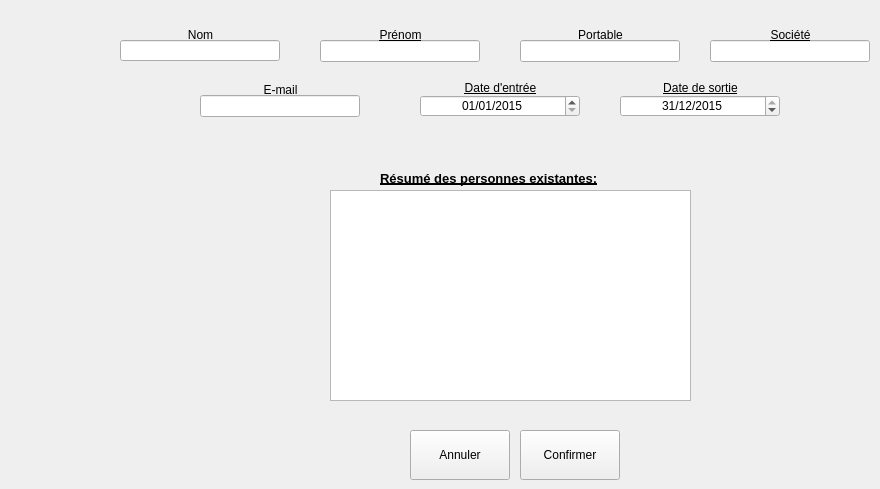
      <widget class="QWidget" name="tbAjouterPersonne">
       <attribute name="title">
        <string>Ajouter une nouvelle personne...</string>
       </attribute>
       <widget class="QTextEdit" name="txtPersonnesExistantes">
        <property name="geometry">
         <rect>
          <x>330</x>
          <y>190</y>
          <width>361</width>
          <height>211</height>
         </rect>
        </property>
       </widget>
       <widget class="QLineEdit" name="societe">
        <property name="geometry">
         <rect>
          <x>710</x>
          <y>40</y>
          <width>160</width>
          <height>22</height>
         </rect>
        </property>
       </widget>
       <widget class="QLabel" name="label_115">
        <property name="geometry">
         <rect>
          <x>120</x>
          <y>25</y>
          <width>161</width>
          <height>20</height>
         </rect>
        </property>
        <property name="font">
         <font>
          <weight>50</weight>
          <bold>false</bold>
          <underline>true</underline>
         </font>
        </property>
        <property name="text">
         <string>Nom</string>
        </property>
        <property name="alignment">
         <set>Qt::AlignCenter</set>
        </property>
       </widget>
       <widget class="QPushButton" name="btAnnulerPersAdd">
        <property name="geometry">
         <rect>
          <x>410</x>
          <y>430</y>
          <width>100</width>
          <height>50</height>
         </rect>
        </property>
        <property name="text">
         <string>Annuler</string>
        </property>
        <property name="icon">
         <iconset>
          <normaloff>C:/Users/Tom/Documents/ECOLE/BTS_IRIS_2/SuPerL/LINUX/FONCTIONNEL_RV1/Projet_Config/ressources/ButtonClose.png</normaloff>C:/Users/Tom/Documents/ECOLE/BTS_IRIS_2/SuPerL/LINUX/FONCTIONNEL_RV1/Projet_Config/ressources/ButtonClose.png</iconset>
        </property>
       </widget>
       <widget class="QLineEdit" name="prenom">
        <property name="geometry">
         <rect>
          <x>320</x>
          <y>40</y>
          <width>160</width>
          <height>22</height>
         </rect>
        </property>
       </widget>
       <widget class="QLineEdit" name="nom">
        <property name="geometry">
         <rect>
          <x>120</x>
          <y>40</y>
          <width>160</width>
          <height>21</height>
         </rect>
        </property>
       </widget>
       <widget class="QPushButton" name="btOkPersAdd">
        <property name="geometry">
         <rect>
          <x>520</x>
          <y>430</y>
          <width>100</width>
          <height>50</height>
         </rect>
        </property>
        <property name="text">
         <string>Confirmer</string>
        </property>
        <property name="icon">
         <iconset>
          <normaloff>C:/Users/Tom/Documents/ECOLE/BTS_IRIS_2/SuPerL/LINUX/FONCTIONNEL_RV1/Projet_Config/ressources/bt_ok.png</normaloff>C:/Users/Tom/Documents/ECOLE/BTS_IRIS_2/SuPerL/LINUX/FONCTIONNEL_RV1/Projet_Config/ressources/bt_ok.png</iconset>
        </property>
       </widget>
       <widget class="QLabel" name="label_123">
        <property name="geometry">
         <rect>
          <x>320</x>
          <y>25</y>
          <width>161</width>
          <height>20</height>
         </rect>
        </property>
        <property name="font">
         <font>
          <weight>50</weight>
          <bold>false</bold>
          <underline>true</underline>
         </font>
        </property>
        <property name="text">
         <string>Prénom</string>
        </property>
        <property name="alignment">
         <set>Qt::AlignCenter</set>
        </property>
       </widget>
       <widget class="QLabel" name="label_117">
        <property name="geometry">
         <rect>
          <x>710</x>
          <y>25</y>
          <width>161</width>
          <height>20</height>
         </rect>
        </property>
        <property name="font">
         <font>
          <weight>50</weight>
          <bold>false</bold>
          <underline>true</underline>
         </font>
        </property>
        <property name="text">
         <string>Société</string>
        </property>
        <property name="alignment">
         <set>Qt::AlignCenter</set>
        </property>
       </widget>
       <widget class="QLabel" name="label_13">
        <property name="geometry">
         <rect>
          <x>380</x>
          <y>170</y>
          <width>361</width>
          <height>16</height>
         </rect>
        </property>
        <property name="font">
         <font>
          <pointsize>10</pointsize>
          <weight>75</weight>
          <italic>false</italic>
          <bold>true</bold>
          <underline>true</underline>
         </font>
        </property>
        <property name="text">
         <string>Résumé des personnes existantes:</string>
        </property>
       </widget>
       <widget class="QLabel" name="label_121">
        <property name="geometry">
         <rect>
          <x>620</x>
          <y>80</y>
          <width>161</width>
          <height>16</height>
         </rect>
        </property>
        <property name="font">
         <font>
          <weight>50</weight>
          <bold>false</bold>
          <underline>true</underline>
         </font>
        </property>
        <property name="text">
         <string>Date de sortie</string>
        </property>
        <property name="alignment">
         <set>Qt::AlignCenter</set>
        </property>
       </widget>
       <widget class="QDateEdit" name="dateFin">
        <property name="geometry">
         <rect>
          <x>620</x>
          <y>95</y>
          <width>160</width>
          <height>22</height>
         </rect>
        </property>
        <property name="alignment">
         <set>Qt::AlignCenter</set>
        </property>
        <property name="date">
         <date>
          <year>2015</year>
          <month>12</month>
          <day>31</day>
         </date>
        </property>
        <property name="displayFormat">
         <string>dd/MM/yyyy</string>
        </property>
       </widget>
       <widget class="QLabel" name="label_124">
        <property name="geometry">
         <rect>
          <x>420</x>
          <y>80</y>
          <width>161</width>
          <height>16</height>
         </rect>
        </property>
        <property name="font">
         <font>
          <weight>50</weight>
          <bold>false</bold>
          <underline>true</underline>
         </font>
        </property>
        <property name="text">
         <string>Date d'entrée</string>
        </property>
        <property name="alignment">
         <set>Qt::AlignCenter</set>
        </property>
       </widget>
       <widget class="QDateEdit" name="dateDebut">
        <property name="geometry">
         <rect>
          <x>420</x>
          <y>95</y>
          <width>160</width>
          <height>22</height>
         </rect>
        </property>
        <property name="alignment">
         <set>Qt::AlignCenter</set>
        </property>
        <property name="date">
         <date>
          <year>2015</year>
          <month>1</month>
          <day>1</day>
         </date>
        </property>
        <property name="displayFormat">
         <string>dd/MM/yyyy</string>
        </property>
       </widget>
       <widget class="QLabel" name="lbPortable">
        <property name="geometry">
         <rect>
          <x>520</x>
          <y>25</y>
          <width>161</width>
          <height>20</height>
         </rect>
        </property>
        <property name="font">
         <font>
          <weight>50</weight>
          <bold>false</bold>
          <underline>true</underline>
         </font>
        </property>
        <property name="text">
         <string>Portable</string>
        </property>
        <property name="alignment">
         <set>Qt::AlignCenter</set>
        </property>
       </widget>
       <widget class="QLineEdit" name="portable">
        <property name="geometry">
         <rect>
          <x>520</x>
          <y>40</y>
          <width>160</width>
          <height>22</height>
         </rect>
        </property>
       </widget>
       <widget class="QLabel" name="lbEmail">
        <property name="geometry">
         <rect>
          <x>200</x>
          <y>80</y>
          <width>161</width>
          <height>20</height>
         </rect>
        </property>
        <property name="font">
         <font>
          <weight>50</weight>
          <bold>false</bold>
          <underline>true</underline>
         </font>
        </property>
        <property name="text">
         <string>E-mail</string>
        </property>
        <property name="alignment">
         <set>Qt::AlignCenter</set>
        </property>
       </widget>
       <widget class="QLineEdit" name="email">
        <property name="geometry">
         <rect>
          <x>200</x>
          <y>95</y>
          <width>160</width>
          <height>22</height>
         </rect>
        </property>
       </widget>
      </widget>
